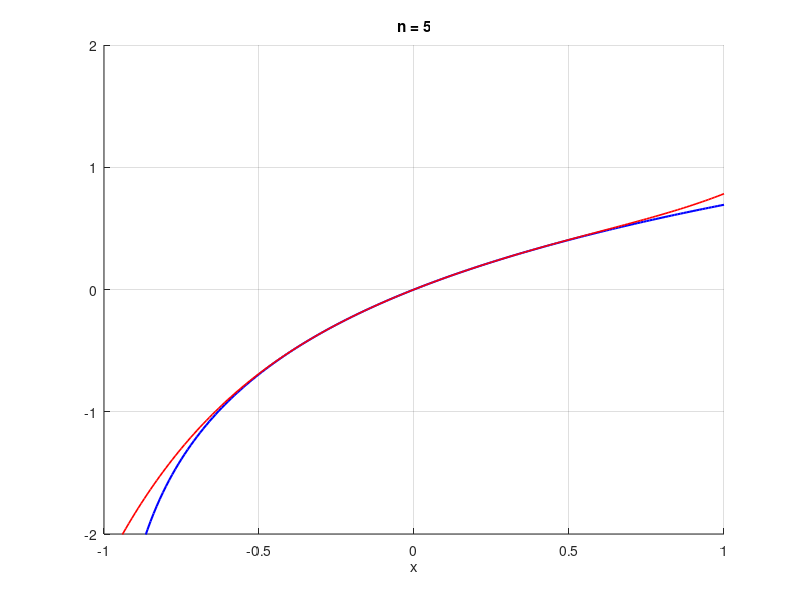

The MATLAB script that drew this image:
clear
close all
#GIVEN

n = 5

#SOLVE

Tn = 0
x = -1:0.01:1
for k = 1:n
   Tn = Tn + (-1)  .^ (k - 1) ./ k .* x .^ (k)
end

#graph
hold on
f = @(x) log(x + 1)
plot(x, f(x), 'blue' ,'linewidth', 1.5)
plot(x,Tn,'r','linewidth',1.2)
grid
ylim([-2, 2])

title(['n = ', num2str(n)])
xlabel('x')

hold off
